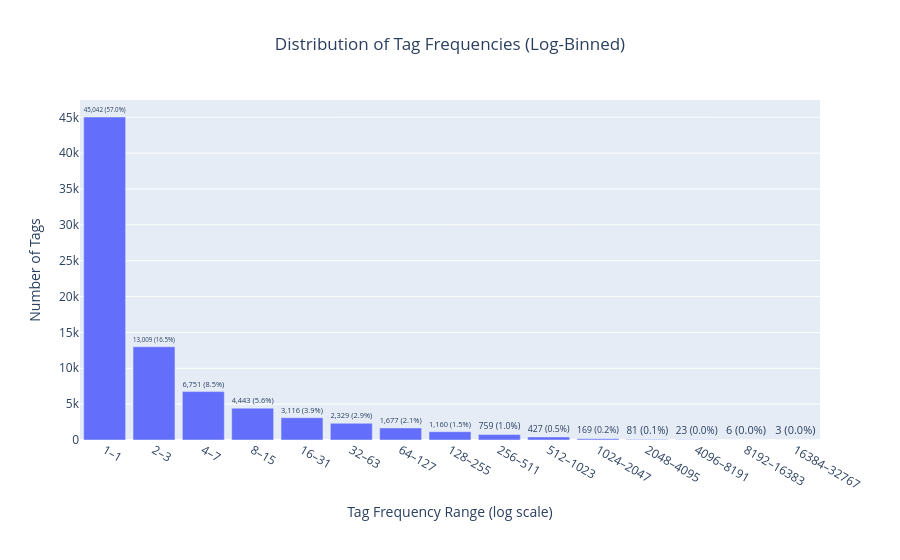

Notebook source saved alongside this figure:
### Code cell
plot_tag_frequency_distribution_log()

### Figure 1 — Plotly figure (JSON) as saved in the notebook; plotly's stock layout.template omitted (floating-point values rounded to 4 significant figures)
{"data": [{"customdata": [[57.02], [16.47], [8.546], [5.624], [3.945], [2.948], [2.123], [1.468], [0.9608], [0.5405], [0.2139], [0.1025], [0.02912], [0.007595], [0.003798]], "hovertemplate": "Frequency Range: %{x}<br>Number of Tags: %{y:,}<br>Percentage: %{customdata[0]:.2f}%<extra></extra>", "legendgroup": "", "marker": {"color": "#636EFA", "pattern": {"shape": ""}}, "name": "", "orientation": "v", "showlegend": false, "text": ["45,042 (57.0%)", "13,009 (16.5%)", "6,751 (8.5%)", "4,443 (5.6%)", "3,116 (3.9%)", "2,329 (2.9%)", "1,677 (2.1%)", "1,160 (1.5%)", "759 (1.0%)", "427 (0.5%)", "169 (0.2%)", "81 (0.1%)", "23 (0.0%)", "6 (0.0%)", "3 (0.0%)"], "textfont": {"size": 11}, "textposition": "outside", "type": "bar", "x": ["1–1", "2–3", "4–7", "8–15", "16–31", "32–63", "64–127", "128–255", "256–511", "512–1023", "1024–2047", "2048–4095", "4096–8191", "8192–16383", "16384–32767"], "xaxis": "x", "y": [45042, 13009, 6751, 4443, 3116, 2329, 1677, 1160, 759, 427, 169, 81, 23, 6, 3], "yaxis": "y"}], "layout": {"bargap": 0.15, "barmode": "relative", "legend": {"tracegroupgap": 0}, "margin": {"b": 120}, "title": {"text": "Distribution of Tag Frequencies (Log-Binned)", "x": 0.5}, "xaxis": {"anchor": "y", "domain": [0, 1], "title": {"text": "Tag Frequency Range (log scale)"}}, "yaxis": {"anchor": "x", "domain": [0, 1], "title": {"text": "Number of Tags"}}}}
